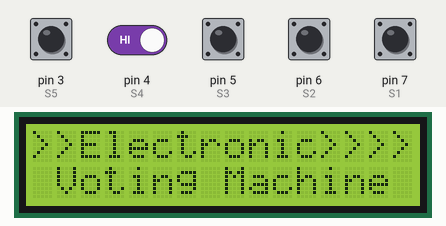
The sketch below on a simulated Arduino Uno, built with avr-gcc and run on an emulated ATmega328P. On the bench: 16×2 character LCD. The test bench sets the inputs (shaded band); at power-on: pin 3 (S5), pin 4 (S4), pin 5 (S3), pin 6 (S2), pin 7 (S1) HIGH.

Above: at 0.9 s.
4.1 s: pin 3 (S5) pulled LOW for 0.15 s
At 5.7 s:
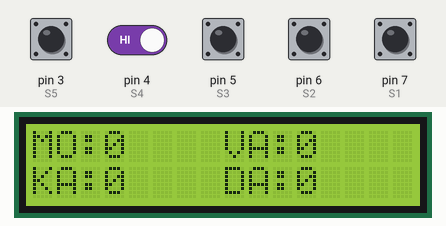
7.2 s: pin 3 (S5) driven LOW and pin 4 (S4) driven LOW
At 8.1 s:
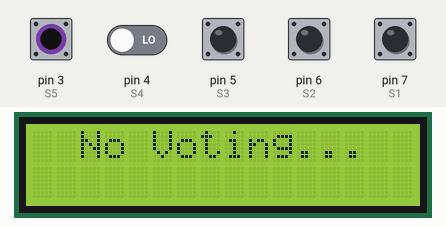
At 9.9 s:
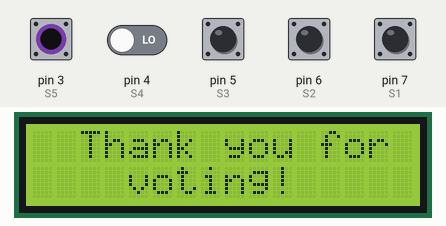
Timing chart, 0 to 11.4 s (numbered marks = the images above; inputs shaded):
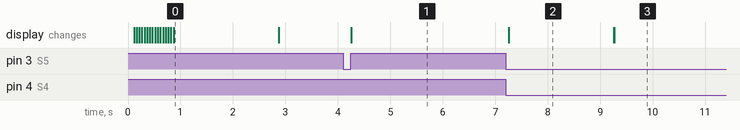

Measured:
- after the input at 4.1 s, the display: changes after 0.16 s (image 1)
- after the input at 7.2 s, the display: first differs from a run without the input after 2.1 s (image 3)
- what the display in image 0 shows lasts 2.0 s, from 0.9 s to 2.9 s

The sketch:

EVM.ino
```cpp
#include <LiquidCrystal.h>
LiquidCrystal lcd(13, 12, 11, 10, 9, 8);

#define S1 7  // MOHIT
#define S2 6  // VARU
#define S3 5  // KAI
#define S4 4  // DARSH
#define S5 3  // Result / Reset / Power

int vote1 = 0, vote2 = 0, vote3 = 0, vote4 = 0;
bool isOn = true;
bool voteInProgress = false;

void showWelcomeAnimation() {
  lcd.clear();
  for (int i = 0; i < 16; i++) {
    lcd.setCursor(i, 0);
    lcd.print(">");
    delay(50);
  }
  lcd.setCursor(2, 0); lcd.print("Electronic");
  lcd.setCursor(1, 1); lcd.print("Voting Machine");
  delay(2000);
  lcd.clear();
}

void setup() {
  pinMode(S1, INPUT_PULLUP);
  pinMode(S2, INPUT_PULLUP);
  pinMode(S3, INPUT_PULLUP);
  pinMode(S4, INPUT_PULLUP);
  pinMode(S5, INPUT_PULLUP);

  lcd.begin(16, 2);
  showWelcomeAnimation();
}

void thankYouMessage() {
  lcd.clear();
  lcd.setCursor(2, 0);
  lcd.print("Thank you for");
  lcd.setCursor(4, 1);
  lcd.print("voting!");
  delay(5000); // Show message for 5 seconds
  lcd.clear();
  lcd.setCursor(1, 0);
  lcd.print("Please Wait...");
  delay(1000);
  lcd.clear();
}

void showAllVotes() {
  lcd.clear();
  lcd.setCursor(0, 0);
  lcd.print("MO:");
  lcd.print(vote1);
  lcd.setCursor(8, 0);
  lcd.print("VA:");
  lcd.print(vote2);
  lcd.setCursor(0, 1);
  lcd.print("KA:");
  lcd.print(vote3);
  lcd.setCursor(8, 1);
  lcd.print("DA:");
  lcd.print(vote4);
  delay(3000);
}

void showWinner() {
  int totalVotes = vote1 + vote2 + vote3 + vote4;
  lcd.clear();

  if (totalVotes == 0) {
    lcd.setCursor(2, 0);
    lcd.print("No Voting...");
    delay(2000);
    lcd.clear();
    return;
  }

  String winner;
  int maxVotes = vote1;
  winner = "MOHIT";

  if (vote2 > maxVotes) {
    maxVotes = vote2;
    winner = "VARU";
  }
  if (vote3 > maxVotes) {
    maxVotes = vote3;
    winner = "KAI";
  }
  if (vote4 > maxVotes) {
    maxVotes = vote4;
    winner = "DARSH";
  }

  int count = 0;
  if (vote1 == maxVotes) count++;
  if (vote2 == maxVotes) count++;
  if (vote3 == maxVotes) count++;
  if (vote4 == maxVotes) count++;

  lcd.clear();
  if (count > 1) {
    lcd.setCursor(4, 0); lcd.print("TIE");
    lcd.setCursor(1, 1); lcd.print("No Clear Winner");
  } else {
    lcd.setCursor(0, 0);
    lcd.print(winner + " Wins!");
    lcd.setCursor(0, 1);
    lcd.print("Votes: ");
    lcd.print(maxVotes);
    lcd.print("/");
    lcd.print(totalVotes);
  }

  delay(4000);
  lcd.clear();
}

void loop() {
  if (!isOn) return;

  // Don't show votes while voting — LCD stays blank

  if (!voteInProgress) {
    if (digitalRead(S1) == LOW) {
      vote1++;
      voteInProgress = true;
      thankYouMessage();
    }
    else if (digitalRead(S2) == LOW) {
      vote2++;
      voteInProgress = true;
      thankYouMessage();
    }
    else if (digitalRead(S3) == LOW) {
      vote3++;
      voteInProgress = true;
      thankYouMessage();
    }
    else if (digitalRead(S4) == LOW) {
      vote4++;
      voteInProgress = true;
      thankYouMessage();
    }
  }

  if (voteInProgress) {
    if (digitalRead(S1) == HIGH && digitalRead(S2) == HIGH &&
        digitalRead(S3) == HIGH && digitalRead(S4) == HIGH) {
      voteInProgress = false;
    }
    return;
  }

  if (digitalRead(S5) == LOW) {
    unsigned long startTime = millis();
    while (digitalRead(S5) == LOW);
    unsigned long duration = millis() - startTime;

    if (duration >= 3000) {
      lcd.clear();
      lcd.setCursor(4, 0);
      lcd.print("Powering Off");
      delay(1000);
      lcd.noDisplay();
      isOn = false;
      return;
    }
    else if (duration >= 2000) {
      lcd.clear();
      lcd.setCursor(3, 0);
      lcd.print("Votes Reset");
      vote1 = vote2 = vote3 = vote4 = 0;
      delay(2000);
      lcd.clear();
    }
    else {
      showAllVotes();
      showWinner();
    }
  }
}
```
